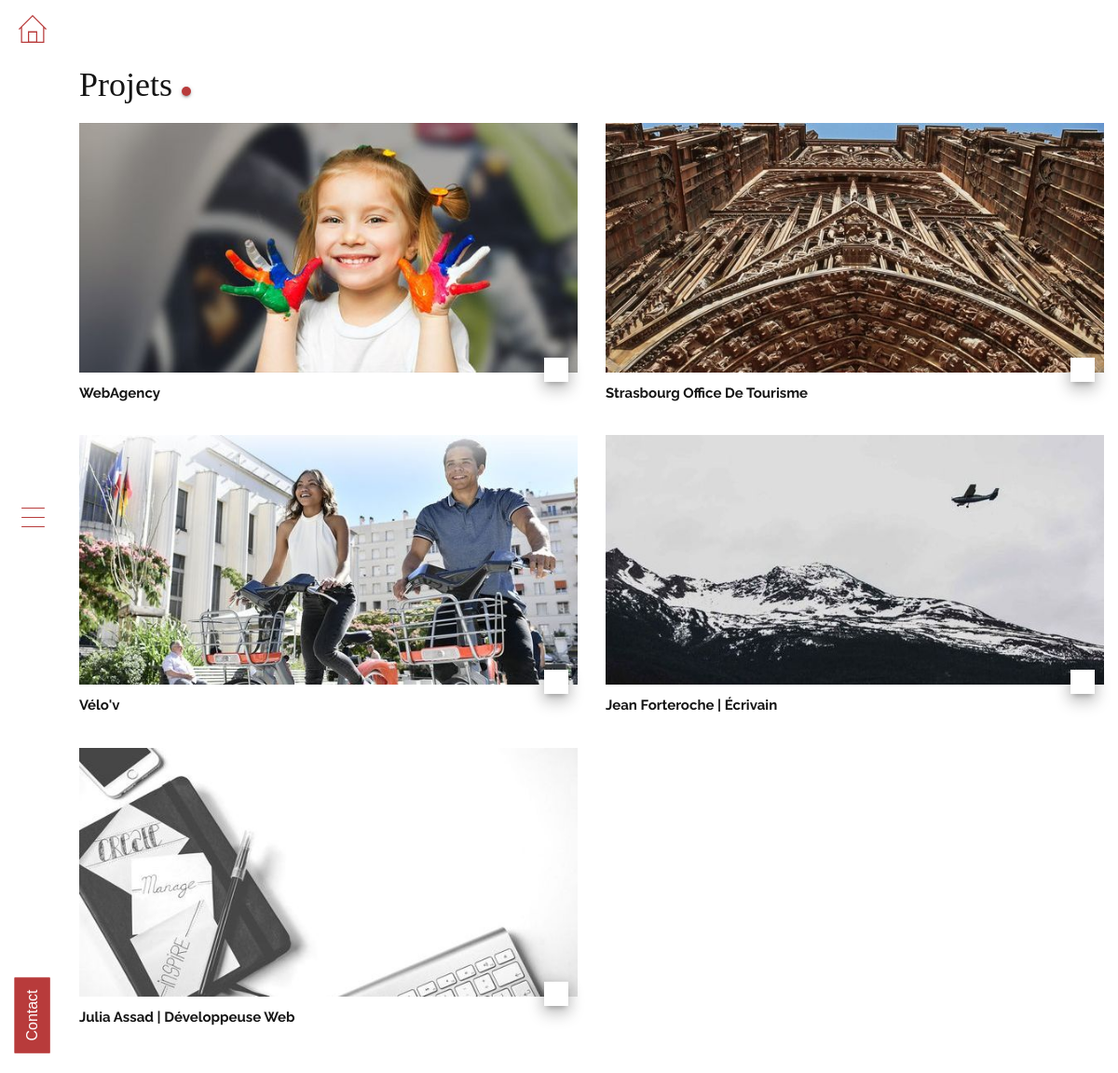
Page /Portfolio on the earlier database version.
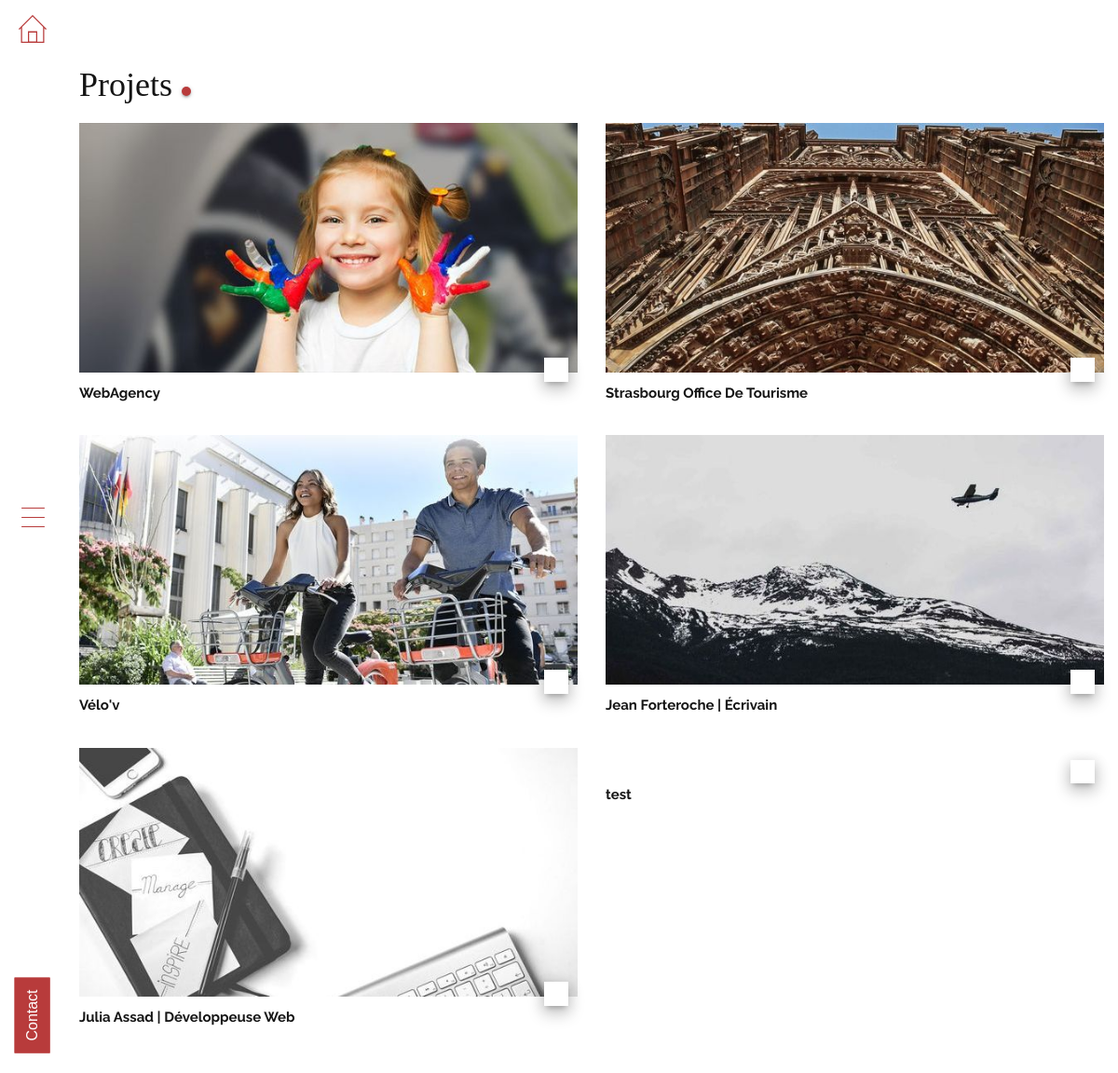
Same page on the later database version.
### tables this page shows
CREATE TABLE `projects` (
  `id` int(11) NOT NULL,
  `project_name` varchar(255) NOT NULL,
  `project_description` text NOT NULL,
  `project_sm_image` varchar(255) NOT NULL,
  `project_lg_image` varchar(255) NOT NULL,
  `project_url` varchar(255) NOT NULL,
  `project_comments` text NOT NULL,
  `project_slug` text NOT NULL
);

### app/libraries/Core.php (called while the page is built, shortened)
<?php
class Core
{
 protected $currentMethod = 'Index';
 public function __construct()
 {
  $url = $this->getUrl();
  if (file_exists('../app/controllers/' . ucwords($url[0]) . '.php')) {
   unset($url[0]);
  }
  $this->currentController = new $this->currentController;
  $this->params = $url ? array_values($url) : [];
  call_user_func_array([$this->currentController, $this->currentMethod], $this->params);
 }
 public function getUrl()
 {
  if (isset($_GET['url'])) {
   $url = rtrim($_GET['url'], '/');
   $url = filter_var($url, FILTER_SANITIZE_URL);
   $url = explode('/', $url);
   return $url;
  }
 }
}

### build/index.php (called while the page is built, shortened)
<?php
$init = new Core;

### app/libraries/Database.php (called while the page is built, shortened)
<?php
class Database
{
 private $host = DB_HOST;
 private $user = DB_USER;
 private $pass = DB_PASS;
 private $dbname = DB_NAME;
 private $dbh;
 private $stmt;
 public function __construct()
 {
  $dsn = 'mysql:host=' . $this->host . ';dbname=' . $this->dbname;
  $options = array(
   PDO::ATTR_PERSISTENT => true,
   PDO::ATTR_ERRMODE => PDO::ERRMODE_EXCEPTION,
  );
  try {
   $this->dbh = new PDO($dsn, $this->user, $this->pass, $options);
  } catch (PDOException $e) {
   $this->error = $e->getMessage();
   echo $this->error;
  }}
 public function query($sql)
 {
  $this->stmt = $this->dbh->prepare($sql);
 }
 public function execute()
 {
  return $this->stmt->execute();
 }
 public function resultSet()
 {
  $this->execute();
  return $this->stmt->fetchAll(PDO::FETCH_OBJ);
 }
}

### app/models/Projectmodel.php (called while the page is built, shortened)
<?php
class Projectmodel
{
    private $db;
    public function __construct()
    {
        $this->db = new Database;
    }
    public function getProjects()
    {
        $this->db->query('SELECT * FROM projects');
        $results = $this->db->resultSet();
        return $results;
    }
}

### app/views/front/pages/projects.php (the view, shortened to what this page needs)
<?php require APPROOT . '/views/inc/header.php';?>
<?php require APPROOT . '/views/inc/sidenav.php';?>
<div id="main" class="main-container">
    <section id="projects" class="section projects">
        <div class="container-fluid">
            <h2 class="headline--red-dot">Projets</h2>
            <div class="row">
            <?php foreach($data['projects'] as $project):?>
            <div class="col-md-6">
                    <div class="project">
                        <div class="project--image">
                            <picture>
                                <source srcset="<?php echo URLROOT;?>/uploads/<?php echo $project->project_sm_image;?>" media="(min-width:768px)">
                                <img class="img-fluid" srcset="<?php echo URLROOT;?>/uploads/<?php echo $project->project_lg_image;?>" alt="" class="large-hero__image">
                                <a href="<?php echo URLROOT;?>/Portfolio/<?php echo $project->project_slug;?>"><span
                                        class="lnr lnr-chevron-right"></span></a>
                            </picture>
                        </div>
                        <h3 class="project--title"><?php echo $project->project_name;?></h3>
                    </div>
                </div>
                <?php endforeach;?>
            </div>
        </div>
    </section>
    <?php require APPROOT . '/views/inc/footer.php';?>

Differences in the rows shown:
added projects: project_name "test"
